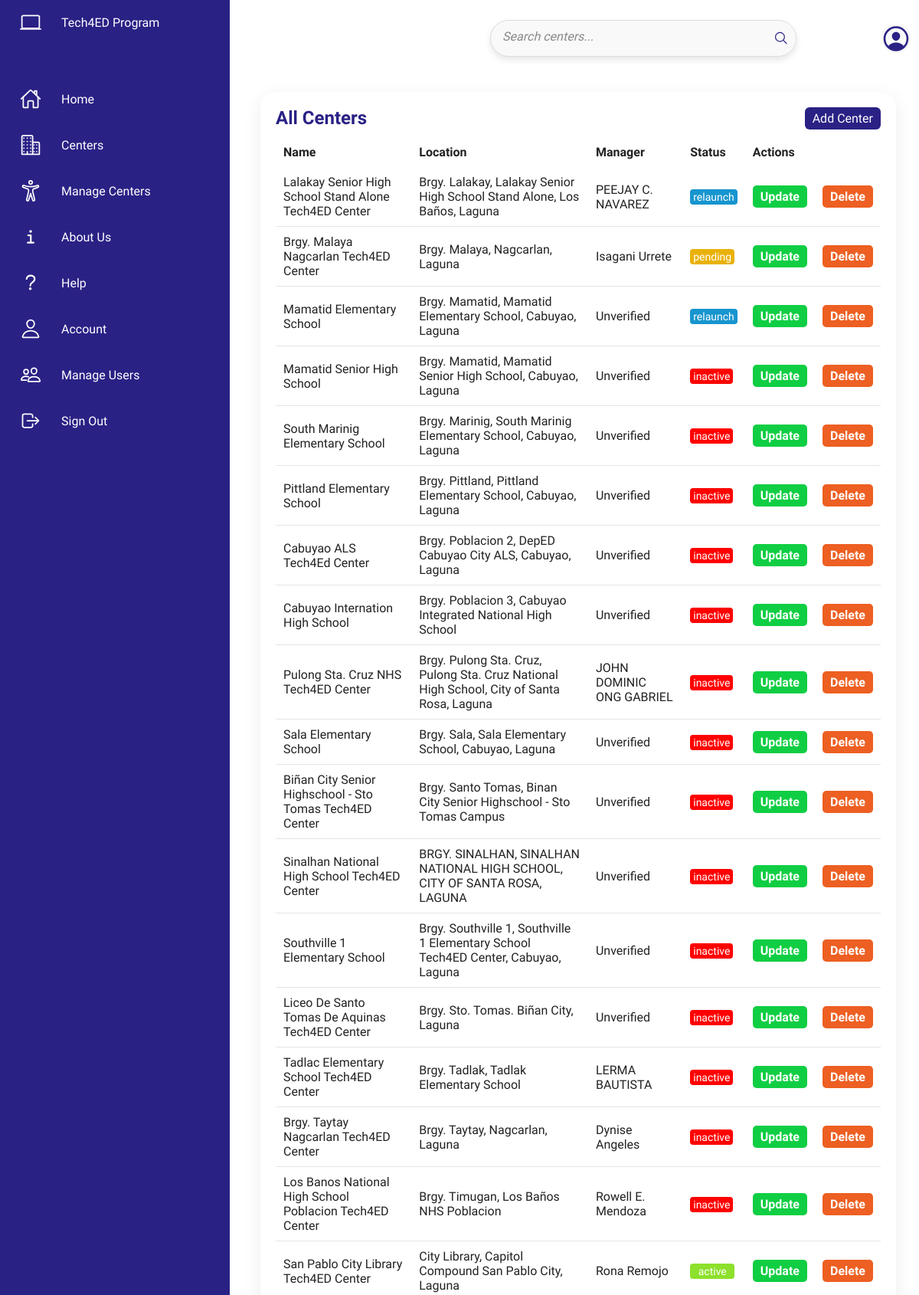
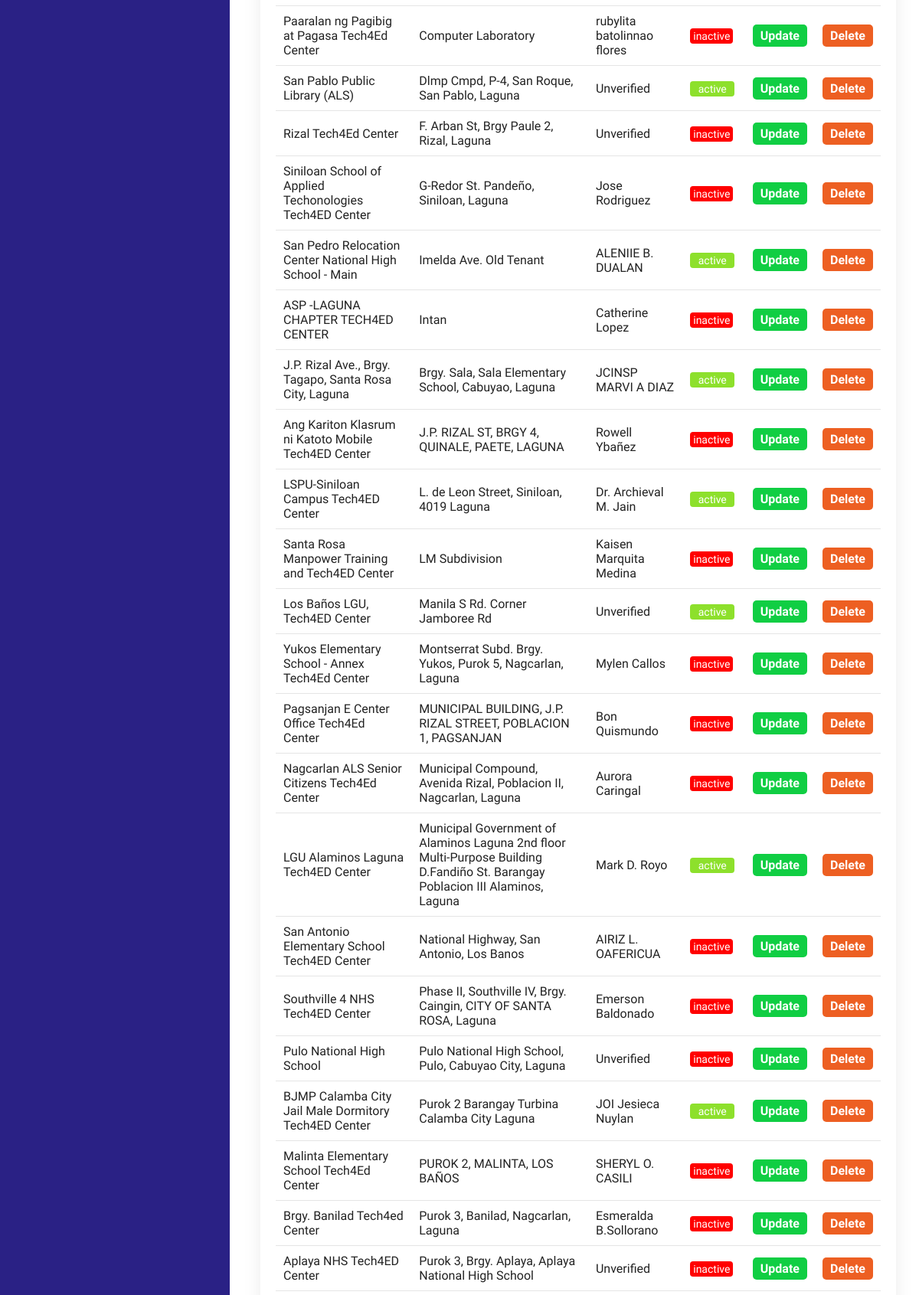
Screenshot of /tech/update_center.php (signed in, upper part) with the database file from the repository (2 pictures, top to bottom).
### tables this page shows
CREATE TABLE `centers` (
  `id` int(11) NOT NULL,
  `name` varchar(255) NOT NULL,
  `location` varchar(255) NOT NULL,
  `manager` varchar(255) NOT NULL,
  `status` enum('active','inactive','relaunch','pending') NOT NULL,
  `image` varchar(255) NOT NULL,
  `created_at` timestamp NOT NULL DEFAULT current_timestamp()
);

### tech/update_center.php (the view, shortened to what this page needs)
<?php
include('connection.php');
$searchQuery = isset($_GET['search']) ? $_GET['search'] : '';
$stmt = $pdo->prepare("SELECT * FROM centers WHERE name LIKE ?");
$stmt->execute(['%' . $searchQuery . '%']);
$centers = $stmt->fetchAll();
?>
<!DOCTYPE html>
<html lang="en">
<head>
    <link rel="stylesheet" href="css/styles.css">
</head>
<body>
    <div class="sidenav">
        <?php include('sidenav.php'); ?>
    </div>
    <div class="topnav">
        <?php include('topnav.php'); ?>
    </div>
    <div class="main-content">
        <div class="detailss">
            <div class="centerBoxs">
                <div class="centerHeaders">
                    <h2>All Centers</h2>
                    <a href="add_center.php" class="btn">Add Center</a>
                </div>
                <table>
                    <thead>
                        <tr>
                            <td>Name</td>
                            <td>Location</td>
                            <td>Manager</td>
                            <td>Status</td>
                            <td>Actions</td>
                        </tr>
                    </thead>
                    <tbody>
                        <?php foreach ($centers as $center): ?>
                        <tr>
                            <td><?php echo htmlspecialchars($center['name']); ?></td>
                            <td><?php echo htmlspecialchars($center['location']); ?></td>
                            <td><?php echo htmlspecialchars($center['manager']); ?></td>
                            <td>
                                <span class="status <?php echo htmlspecialchars(strtolower($center['status'])); ?>">
                                    <?php echo htmlspecialchars($center['status']); ?>
                                </span>
                            </td>
                            <td>
                                <a href="edit_center.php?id=<?php echo $center['id']; ?>" class="edit-btn">Update</a>
                            </td>
                            <td>
                                <a href="update_center.php?delete_id=<?php echo $center['id']; ?>" onclick="return confirm('Are you sure you want to delete this center?')" class="delete-btn">Delete</a>
                            </td>
                        </tr>
                        <?php endforeach; ?>
                    </tbody>
                </table>
            </div>
        </div>
    </div>
</body>
</html>

### tech/css/styles.css (style rules this page uses)
body { font-family: Arial, sans-serif; background-color: #ffffff; margin: 0; padding: 10; min-height: 100vh; overflow-x: hidden; transition: background-color 0.3s ease; }
.main-content { margin-left: 300px; padding: 20px; width: calc(100% - 350px); box-sizing: border-box; transition: margin-left 0.5s, width 0.5s; }
.status.active { padding: 2px 10.5px; background: #8de02c; color: var(--white); border-radius: 4px; font-size: 14px; font-weight: 500; transition: background-color 0.3s ease; }
.status.pending { padding: 2px 4px; background: #e9b10a; color: var(--white); border-radius: 4px; font-size: 14px; font-weight: 500; transition: background-color 0.3s ease; }
.status.inactive { padding: 2px 4px; background: #f00; color: var(--white); border-radius: 4px; font-size: 14px; font-weight: 500; transition: background-color 0.3s ease; }
.status.relaunch { padding: 2px 4px; background: #1795ce; color: var(--white); border-radius: 4px; font-size: 14px; font-weight: 500; transition: background-color 0.3s ease; }
.detailss { position: relative; width: calc(100% + 60px); padding: 20px; display: grid; grid-template-columns: 1fr; grid-gap: 30px; padding-top: 100px; transition: width 0.3s ease; }
a { text-decoration: none; }
.detailss .centerBoxs { position: relative; display: grid; min-height: 500px; background: var(--white); padding: 20px; box-shadow: 0 7px 25px rgba(0, 0, 0, 0.08); border-radius: 20px; transition: box-shadow 0.3s ease, transform 0.3s ease; }
.detailss .centerHeaders { display: flex; justify-content: space-between; align-items: flex-start; }
.centerHeaders h2 { font-weight: 600; color: var(--blue); }
.centerHeaders .btn { position: relative; padding: 5px 10px; background: var(--blue); text-decoration: none; color: var(--white); border-radius: 6px; transition: background-color 0.3s ease; }
.detailss table { width: calc(100%);; border-collapse: collapse; margin-top: 10px; }
.detailss table thead td { font-weight: 600; }
.detailss .centerBoxs table tr { color: var(--black1); border-bottom: 1px solid rgba(0, 0, 0, 0.1); }
.detailss .centerBoxs table tr:last-child { border-bottom: none; }
.detailss .centerBoxs table tr td { padding: 10px; }
.edit-btn, .delete-btn { padding: 5px 10px; border-radius: 5px; font-weight: 600; text-decoration: none; display: inline-block; transition: background-color 0.3s ease, transform 0.3s ease; }
.edit-btn { background: #10ce43; color: white; }
.delete-btn { background: #ed5f22; color: white; }

### tech/css/sidebar.css (style rules this page uses)
* { font-family: "Ubuntu", sans-serif; margin: 0; padding: 0; box-sizing: border-box; }
:root { --blue: #2a2185; --white: #fff; --gray: #f5f5f5; --black1: #222; --black2: #999; }
.topnav { display: flex; justify-content: space-between; align-items: center; padding: 5px 10px; position: fixed; top: 0; left: 0; width: 100%; background-color: transparent; color: white; z-index: 10; height: 100px; transition: top 0.3s; }

### rows the page displays
centers: name "Lalakay Senior High School Stand Alone Tech4ED Center", location "Brgy. Lalakay, Lalakay Senior High School Stand Alone, Los Baños, Laguna", manager "PEEJAY C. NAVAREZ", status "relaunch"
centers: name "Brgy. Malaya Nagcarlan Tech4ED Center", location "Brgy. Malaya, Nagcarlan, Laguna", manager "Isagani Urrete", status "pending"
centers: name "Mamatid Elementary School", location "Brgy. Mamatid, Mamatid Elementary School, Cabuyao, Laguna", manager "Unverified", status "relaunch"
centers: name "Mamatid Senior High School", location "Brgy. Mamatid, Mamatid Senior High School, Cabuyao, Laguna", manager "Unverified", status "inactive"
centers: name "South Marinig Elementary School", location "Brgy. Marinig, South Marinig Elementary School, Cabuyao, Laguna", manager "Unverified", status "inactive"
centers: name "Pittland Elementary School", location "Brgy. Pittland, Pittland Elementary School, Cabuyao, Laguna", manager "Unverified", status "inactive"
centers: name "Cabuyao ALS Tech4Ed Center", location "Brgy. Poblacion 2, DepED Cabuyao City ALS, Cabuyao, Laguna", manager "Unverified", status "inactive"
centers: name "Cabuyao Internation High School", location "Brgy. Poblacion 3, Cabuyao Integrated National High School", manager "Unverified", status "inactive"
centers: name "Pulong Sta. Cruz NHS Tech4ED Center", location "Brgy. Pulong Sta. Cruz, Pulong Sta. Cruz National High School, City of Santa Rosa, Laguna", manager "JOHN DOMINIC ONG GABRIEL", status "inactive"
centers: name "Sala Elementary School", location "Brgy. Sala, Sala Elementary School, Cabuyao, Laguna", manager "Unverified", status "inactive"
centers: name "Biñan City Senior Highschool - Sto Tomas Tech4ED Center", location "Brgy. Santo Tomas, Binan City Senior Highschool - Sto Tomas Campus", manager "Unverified", status "inactive"
centers: name "Sinalhan National High School Tech4ED Center", location "BRGY. SINALHAN, SINALHAN NATIONAL HIGH SCHOOL, CITY OF SANTA ROSA, LAGUNA", manager "Unverified", status "inactive"
centers: name "Southville 1 Elementary School", location "Brgy. Southville 1, Southville 1 Elementary School Tech4ED Center, Cabuyao, Laguna", manager "Unverified", status "inactive"
centers: name "Liceo De Santo Tomas De Aquinas Tech4ED Center", location "Brgy. Sto. Tomas. Biñan City, Laguna", manager "Unverified", status "inactive"
centers: name "Tadlac Elementary School Tech4ED Center", location "Brgy. Tadlak, Tadlak Elementary School", manager "LERMA BAUTISTA", status "inactive"
centers: name "Brgy. Taytay Nagcarlan Tech4ED Center", location "Brgy. Taytay, Nagcarlan, Laguna", manager "Dynise Angeles", status "inactive"
centers: name "Los Banos National High School Poblacion Tech4ED Center", location "Brgy. Timugan, Los Baños NHS Poblacion", manager "Rowell E. Mendoza", status "inactive"
centers: name "San Pablo City Library Tech4ED Center", location "City Library, Capitol Compound San Pablo City, Laguna", manager "Rona Remojo", status "active"
centers: name "Paaralan ng Pagibig at Pagasa Tech4Ed Center", location "Computer Laboratory", manager "rubylita batolinnao flores", status "inactive"
centers: name "San Pablo Public Library (ALS)", location "Dlmp Cmpd, P-4, San Roque, San Pablo, Laguna", manager "Unverified", status "active"
centers: name "Rizal Tech4Ed Center", location "F. Arban St, Brgy Paule 2, Rizal, Laguna", manager "Unverified", status "inactive"
centers: name "Siniloan School of Applied Techonologies Tech4ED Center", location "G-Redor St. Pandeño, Siniloan, Laguna", manager "Jose Rodriguez", status "inactive"
centers: name "San Pedro Relocation Center National High School - Main", location "Imelda Ave. Old Tenant", manager "ALENIIE B. DUALAN", status "active"
centers: name "ASP -LAGUNA CHAPTER TECH4ED CENTER", location "Intan", manager "Catherine Lopez", status "inactive"
centers: name "J.P. Rizal Ave., Brgy. Tagapo, Santa Rosa City, Laguna", location "Brgy. Sala, Sala Elementary School, Cabuyao, Laguna", manager "JCINSP MARVI A DIAZ", status "active"
centers: name "Ang Kariton Klasrum ni Katoto Mobile Tech4ED Center", location "J.P. RIZAL ST, BRGY 4, QUINALE, PAETE, LAGUNA", manager "Rowell Ybañez", status "inactive"
centers: name "LSPU-Siniloan Campus Tech4ED Center", location "L. de Leon Street, Siniloan, 4019 Laguna", manager "Dr. Archieval M. Jain", status "active"
centers: name "Santa Rosa Manpower Training and Tech4ED Center", location "LM Subdivision", manager "Kaisen Marquita Medina", status "inactive"
centers: name "Los Baños LGU, Tech4ED Center", location "Manila S Rd. Corner Jamboree Rd", manager "Unverified", status "active"
centers: name "Yukos Elementary School - Annex Tech4Ed Center", location "Montserrat Subd. Brgy. Yukos, Purok 5, Nagcarlan, Laguna", manager "Mylen Callos", status "inactive"
centers: name "Pagsanjan E Center Office Tech4Ed Center", location "MUNICIPAL BUILDING, J.P. RIZAL STREET, POBLACION 1, PAGSANJAN", manager "Bon Quismundo", status "inactive"
centers: name "Nagcarlan ALS Senior Citizens Tech4Ed Center", location "Municipal Compound, Avenida Rizal, Poblacion II, Nagcarlan, Laguna", manager "Aurora Caringal", status "inactive"
centers: name "LGU Alaminos Laguna Tech4ED Center", location "Municipal Government of Alaminos Laguna 2nd floor Multi-Purpose Building D.Fandiño St. Barangay Poblacion III Alaminos, Laguna", manager "Mark D. Royo", status "active"
centers: name "San Antonio Elementary School Tech4ED Center", location "National Highway, San Antonio, Los Banos", manager "AIRIZ L. OAFERICUA", status "inactive"
centers: name "Southville 4 NHS Tech4ED Center", location "Phase II, Southville IV, Brgy. Caingin, CITY OF SANTA ROSA, Laguna", manager "Emerson Baldonado", status "inactive"
centers: name "Pulo National High School", location "Pulo National High School, Pulo, Cabuyao City, Laguna", manager "Unverified", status "inactive"
centers: name "BJMP Calamba City Jail Male Dormitory Tech4ED Center", location "Purok 2 Barangay Turbina Calamba City Laguna", manager "JOI Jesieca Nuylan", status "active"
centers: name "Malinta Elementary School Tech4Ed Center", location "PUROK 2, MALINTA, LOS BAÑOS", manager "SHERYL O. CASILI", status "inactive"
centers: name "Brgy. Banilad Tech4ed Center", location "Purok 3, Banilad, Nagcarlan, Laguna", manager "Esmeralda B.Sollorano", status "inactive"
centers: name "Aplaya NHS Tech4ED Center", location "Purok 3, Brgy. Aplaya, Aplaya National High School", manager "Unverified", status "inactive"
